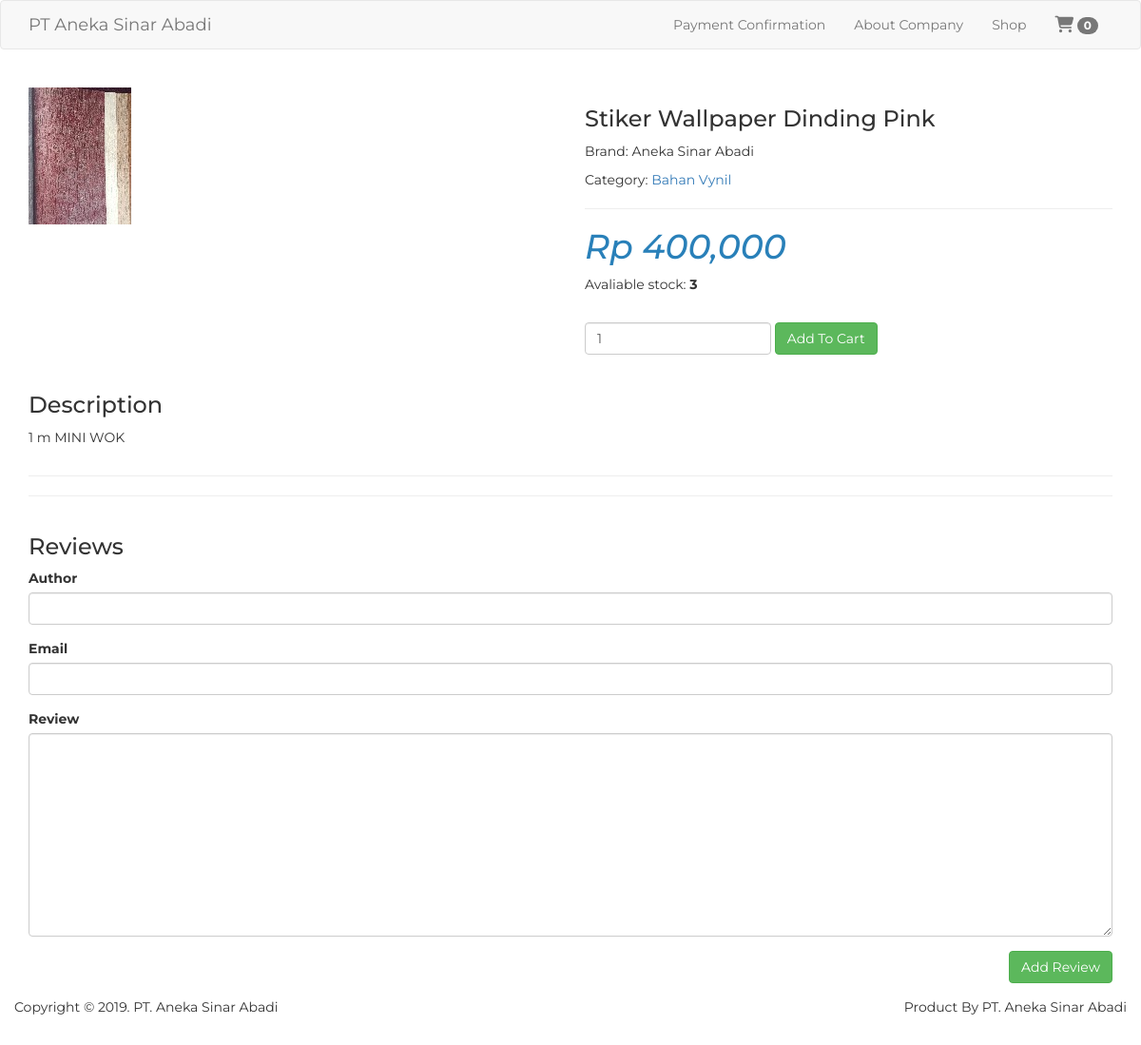
Screenshot of /shop/product/detail/22 with the database file from the repository.
### tables this page shows
CREATE TABLE `product` (
  `id` int(11) NOT NULL,
  `sku` varchar(40) NOT NULL,
  `name` varchar(255) NOT NULL,
  `brand` varchar(255) NOT NULL,
  `description` text NOT NULL,
  `retail_price` bigint(20) NOT NULL,
  `wholesale_price` bigint(20) NOT NULL,
  `buy_price` bigint(20) NOT NULL,
  `stock` int(11) NOT NULL,
  `active` tinyint(1) NOT NULL DEFAULT '0',
  `img` varchar(255) DEFAULT NULL,
  `created_at` timestamp NOT NULL DEFAULT CURRENT_TIMESTAMP,
  `category_id` int(11) NOT NULL,
  `supplier_id` int(11) NOT NULL
);

CREATE TABLE `category` (
  `id` int(11) NOT NULL,
  `name` varchar(255) NOT NULL,
  `description` text NOT NULL,
  `created_at` timestamp NOT NULL DEFAULT CURRENT_TIMESTAMP
);

### application/core/MY_Controller.php (called while the page is built, shortened)
<?php
class MY_Controller extends CI_Controller {
	public function render_shop($view, $data=NULL) {
		$this->load->view('shop/layout', ['view' => $view, 'data' => $data]);
	}
}

### application/controllers/shop/Product.php (called while the page is built, shortened)
<?php
class Product extends MY_Controller {
	public function detail($id) {
		$data['title'] = 'Product Detail';
		$data['product'] = $this->m_product->get_where('product.id = '.$id.' AND product.active = 1');
		$data['reviews'] = $this->m_product_review->get_where('product_id = '.$id.' AND active = 1');
		$category_id = $data['product']->category_id;
		$data['related_products'] = $this->m_product->get_where('product.active = 1 AND product.id != '.$id.' AND product.category_id = '.$category_id, 3);
		$this->render_shop('shop/products/detail', $data);
	}
}

### index.php (called while the page is built, shortened)
<?php
require_once BASEPATH.'core/CodeIgniter.php';

### application/models/Product_model.php (called while the page is built, shortened)
<?php
class Product_model extends MY_Model {
	private function get_general() {
		$this->db->select('product.*,
											 category.name AS category_name,
											 supplier.name AS supplier_name,
											 category.id AS category_id,
											 supplier.id AS supplier_id');
		$this->db->join('supplier', 'supplier.id = product.supplier_id', 'left');
		$this->db->join('category', 'category.id = product.category_id', 'left');
	}
	public function get_where($where, $limit = NULL) {
		$this->db->where($where);
		if ($limit) {
			$query = $this->db->get('product', $limit);
		} else {
			$query = $this->db->get('product');
		}
		if ($query->num_rows() > 1) {
			return $query->result();
		} else {
			return $query->row();
		}
		return false;
	}
}

### application/views/shop/products/detail.php (the view, shortened to what this page needs)
<div class="row">
	<div class="col-md-6">
		<img src="<?php echo PRODUCT_IMG_BASE_URL.$product->img ?>" alt="<?php echo $product->name ?>" class="img-responsive">
	</div>
	<div class="col-md-6">
		<h3><?php echo $product->name ?></h3>
		<p>Brand: <?php echo $product->brand ?></p>
		<p>Category: <a href="<?php echo site_url('shop/category/'.$product->category_id) ?>"><?php echo $product->category_name ?></a></p>
		<hr>
		<h1 class="product-price">Rp <?php echo number_format($product->retail_price) ?></h1>
		<p>Avaliable stock: <b><?php echo $product->stock ?></b></p><br>
		<?php echo form_open('shop/cart/add', ['class' => 'form-inline']); ?>
		  <div class="form-group">
		    <input type="number" class="form-control" value="1" name="qty">
		  </div>
		  <button type="submit" class="btn btn-success">Add To Cart</button>
		<?php echo form_close(); ?>
	</div>
</div>
<br>
<div class="row">
	<div class="col-md-12">
		<h3>Description</h3>
		<p><?php echo nl2br($product->description) ?></p>
	</div>
</div>
<hr>
<hr>
<div class="row">
	<div class="col-md-12">
		<h3>Reviews</h3>
		<?php echo form_open('shop/product/add_review/'.$product->id); ?>
			<div class="form-group">
				<?php echo form_label('Author', 'author', ['class' => 'control-label']); ?>
				<?php echo form_input('author', set_value('author'), ['class' => 'form-control']); ?>
			</div>
			<div class="form-group">
				<?php echo form_label('Email', 'email', ['class' => 'control-label']); ?>
				<?php echo form_input('email', set_value('email'), ['class' => 'form-control']); ?>
			</div>
			<div class="form-group">
				<?php echo form_label('Review', 'content', ['class' => 'control-label']); ?>
				<?php echo form_textarea('content', set_value('content'), ['class' => 'form-control']); ?>
			</div>
			<div class="form-group pull-right">
				<button class="btn btn-success">Add Review</button>
			</div>
		<?php echo form_close(); ?>
	</div>
</div>

### assets/css/shop.css (style rules this page uses)
html, body { font-family: 'Montserrat', sans-serif; }
body { padding-bottom: 20px; }
.product-price { color: #2980b9; font-style: italic; }
p { text-align: justify; }

### rows the page displays
product: img (picture), name "Stiker Wallpaper Dinding Pink", brand "Aneka Sinar Abadi", category.name "Bahan Vynil", retail_price "400,000", stock "3", description "1 m MINI WOK"

### other values shown
$this->cart->total_items() "0"
form_label('Author', 'author', ['class' => 'control-label']) "Author"
form_label('Email', 'email', ['class' => 'control-label']) "Email"
form_label('Review', 'content', ['class' => 'control-label']) "Review"
